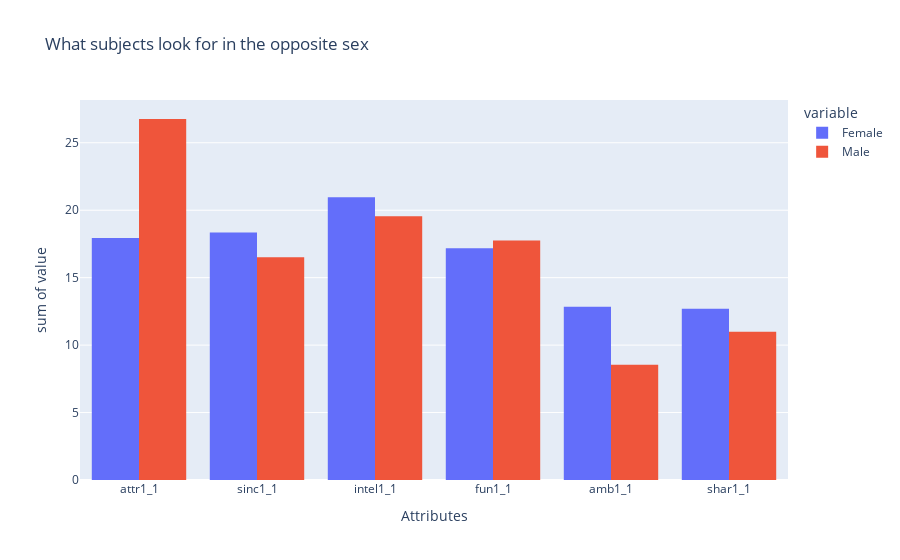

The code cell stored with this chart in its notebook:
### Code cell
df_clean_mean = df_clean.groupby("gender").mean().reset_index()
df_clean_mean = df_clean_mean.drop(["gender", "wave"], axis=1)
#print(df_clean_mean)
#print()
df_clean_mean_T = df_clean_mean.T.reset_index()
df_clean_mean_T.columns = ['Attributes', 'Female','Male']
print(df_clean_mean_T)

histo = px.histogram(df_clean_mean_T, x="Attributes", y=["Female","Male"], barmode='group', title="What subjects look for in the opposite sex : ")
histo.show()

### Figure 1 — Plotly figure (JSON) as saved in the notebook; plotly's stock layout.template omitted (floating-point values rounded to 4 significant figures)
{"data": [{"alignmentgroup": "True", "bingroup": "x", "histfunc": "sum", "hovertemplate": "variable=Female<br>Attributes=%{x}<br>sum of value=%{y}<extra></extra>", "legendgroup": "Female", "marker": {"color": "#636efa", "pattern": {"shape": ""}}, "name": "Female", "offsetgroup": "Female", "orientation": "v", "showlegend": true, "type": "histogram", "x": ["attr1_1", "sinc1_1", "intel1_1", "fun1_1", "amb1_1", "shar1_1"], "xaxis": "x", "y": [17.94, 18.35, 20.95, 17.19, 12.84, 12.7], "yaxis": "y"}, {"alignmentgroup": "True", "bingroup": "x", "histfunc": "sum", "hovertemplate": "variable=Male<br>Attributes=%{x}<br>sum of value=%{y}<extra></extra>", "legendgroup": "Male", "marker": {"color": "#EF553B", "pattern": {"shape": ""}}, "name": "Male", "offsetgroup": "Male", "orientation": "v", "showlegend": true, "type": "histogram", "x": ["attr1_1", "sinc1_1", "intel1_1", "fun1_1", "amb1_1", "shar1_1"], "xaxis": "x", "y": [26.76, 16.51, 19.56, 17.76, 8.553, 11.0], "yaxis": "y"}], "layout": {"barmode": "group", "legend": {"title": {"text": "variable"}, "tracegroupgap": 0}, "title": {"text": "What subjects look for in the opposite sex"}, "xaxis": {"anchor": "y", "domain": [0, 1], "title": {"text": "Attributes"}}, "yaxis": {"anchor": "x", "domain": [0, 1], "title": {"text": "sum of value"}}}}
